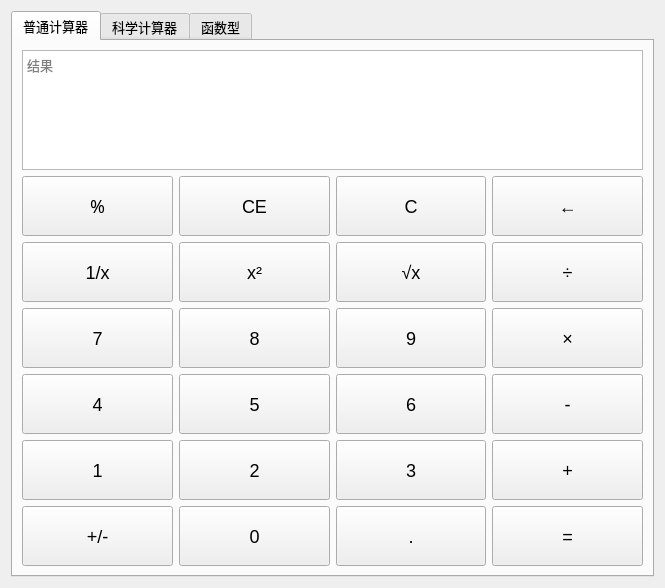
<?xml version="1.0" encoding="UTF-8"?>
<ui version="4.0">
 <class>Form</class>
 <widget class="QWidget" name="Form">
  <property name="geometry">
   <rect>
    <x>0</x>
    <y>0</y>
    <width>665</width>
    <height>588</height>
   </rect>
  </property>
  <property name="windowTitle">
   <string>Form</string>
  </property>
  <layout class="QVBoxLayout" name="verticalLayout_7">
   <item>
    <widget class="QTabWidget" name="tabWidget">
     <property name="font">
      <font>
       <family>Adobe Devanagari</family>
       <pointsize>10</pointsize>
      </font>
     </property>
     <property name="currentIndex">
      <number>0</number>
     </property>
     <widget class="QWidget" name="tab">
      <attribute name="title">
       <string>普通计算器</string>
      </attribute>
      <layout class="QVBoxLayout" name="verticalLayout_6">
       <item>
        <layout class="QVBoxLayout" name="verticalLayout">
         <item>
          <widget class="QTextBrowser" name="textBrowser_Cal">
           <property name="placeholderText">
            <string>结果</string>
           </property>
          </widget>
         </item>
         <item>
          <layout class="QHBoxLayout" name="horizontalLayout">
           <property name="topMargin">
            <number>0</number>
           </property>
           <property name="rightMargin">
            <number>0</number>
           </property>
           <property name="bottomMargin">
            <number>0</number>
           </property>
           <item>
            <widget class="QPushButton" name="pushButton_Modulus">
             <property name="minimumSize">
              <size>
               <width>60</width>
               <height>60</height>
              </size>
             </property>
             <property name="font">
              <font>
               <family>Adobe Devanagari</family>
               <pointsize>-1</pointsize>
              </font>
             </property>
             <property name="styleSheet">
              <string notr="true">QPushButton { 
    font-size:18px;
}</string>
             </property>
             <property name="text">
              <string>%</string>
             </property>
            </widget>
           </item>
           <item>
            <widget class="QPushButton" name="pushButton_CE">
             <property name="minimumSize">
              <size>
               <width>60</width>
               <height>60</height>
              </size>
             </property>
             <property name="styleSheet">
              <string notr="true">QPushButton { 
    font-size:18px;
}</string>
             </property>
             <property name="text">
              <string>CE</string>
             </property>
            </widget>
           </item>
           <item>
            <widget class="QPushButton" name="pushButton_C">
             <property name="enabled">
              <bool>true</bool>
             </property>
             <property name="sizePolicy">
              <sizepolicy hsizetype="Minimum" vsizetype="Maximum">
               <horstretch>0</horstretch>
               <verstretch>0</verstretch>
              </sizepolicy>
             </property>
             <property name="minimumSize">
              <size>
               <width>60</width>
               <height>60</height>
              </size>
             </property>
             <property name="maximumSize">
              <size>
               <width>16777215</width>
               <height>16777215</height>
              </size>
             </property>
             <property name="styleSheet">
              <string notr="true">QPushButton { 
    font-size:18px;
}</string>
             </property>
             <property name="text">
              <string>C</string>
             </property>
            </widget>
           </item>
           <item>
            <widget class="QPushButton" name="pushButton_Del">
             <property name="minimumSize">
              <size>
               <width>60</width>
               <height>60</height>
              </size>
             </property>
             <property name="maximumSize">
              <size>
               <width>16777215</width>
               <height>16777215</height>
              </size>
             </property>
             <property name="styleSheet">
              <string notr="true">QPushButton { 
    font-size:18px;
}</string>
             </property>
             <property name="text">
              <string>←</string>
             </property>
            </widget>
           </item>
          </layout>
         </item>
         <item>
          <layout class="QHBoxLayout" name="horizontalLayout_2">
           <item>
            <widget class="QPushButton" name="pushButton_div_x">
             <property name="minimumSize">
              <size>
               <width>60</width>
               <height>60</height>
              </size>
             </property>
             <property name="styleSheet">
              <string notr="true">QPushButton { 
    font-size:18px;
}</string>
             </property>
             <property name="text">
              <string>1/x</string>
             </property>
            </widget>
           </item>
           <item>
            <widget class="QPushButton" name="pushButton_Square">
             <property name="minimumSize">
              <size>
               <width>60</width>
               <height>60</height>
              </size>
             </property>
             <property name="styleSheet">
              <string notr="true">QPushButton { 
    font-size:18px;
}</string>
             </property>
             <property name="text">
              <string>x²</string>
             </property>
            </widget>
           </item>
           <item>
            <widget class="QPushButton" name="pushButton_Sqrt">
             <property name="minimumSize">
              <size>
               <width>60</width>
               <height>60</height>
              </size>
             </property>
             <property name="styleSheet">
              <string notr="true">QPushButton { 
    font-size:18px;
}</string>
             </property>
             <property name="text">
              <string>√x</string>
             </property>
            </widget>
           </item>
           <item>
            <widget class="QPushButton" name="pushButton_Divide">
             <property name="minimumSize">
              <size>
               <width>60</width>
               <height>60</height>
              </size>
             </property>
             <property name="styleSheet">
              <string notr="true">QPushButton { 
    font-size:18px;
}</string>
             </property>
             <property name="text">
              <string>÷</string>
             </property>
            </widget>
           </item>
          </layout>
         </item>
         <item>
          <layout class="QHBoxLayout" name="horizontalLayout_3">
           <item>
            <widget class="QPushButton" name="pushButton_7">
             <property name="minimumSize">
              <size>
               <width>60</width>
               <height>60</height>
              </size>
             </property>
             <property name="styleSheet">
              <string notr="true">QPushButton { 
    font-size:18px;
}</string>
             </property>
             <property name="text">
              <string>7</string>
             </property>
            </widget>
           </item>
           <item>
            <widget class="QPushButton" name="pushButton_8">
             <property name="minimumSize">
              <size>
               <width>60</width>
               <height>60</height>
              </size>
             </property>
             <property name="styleSheet">
              <string notr="true">QPushButton { 
    font-size:18px;
}</string>
             </property>
             <property name="text">
              <string>8</string>
             </property>
            </widget>
           </item>
           <item>
            <widget class="QPushButton" name="pushButton_9">
             <property name="minimumSize">
              <size>
               <width>60</width>
               <height>60</height>
              </size>
             </property>
             <property name="styleSheet">
              <string notr="true">QPushButton { 
    font-size:18px;
}</string>
             </property>
             <property name="text">
              <string>9</string>
             </property>
            </widget>
           </item>
           <item>
            <widget class="QPushButton" name="pushButton_Multiply">
             <property name="minimumSize">
              <size>
               <width>60</width>
               <height>60</height>
              </size>
             </property>
             <property name="styleSheet">
              <string notr="true">QPushButton { 
    font-size:18px;
}</string>
             </property>
             <property name="text">
              <string>×</string>
             </property>
            </widget>
           </item>
          </layout>
         </item>
         <item>
          <layout class="QHBoxLayout" name="horizontalLayout_4">
           <item>
            <widget class="QPushButton" name="pushButton_4">
             <property name="minimumSize">
              <size>
               <width>60</width>
               <height>60</height>
              </size>
             </property>
             <property name="styleSheet">
              <string notr="true">QPushButton { 
    font-size:18px;
}</string>
             </property>
             <property name="text">
              <string>4</string>
             </property>
            </widget>
           </item>
           <item>
            <widget class="QPushButton" name="pushButton_5">
             <property name="minimumSize">
              <size>
               <width>60</width>
               <height>60</height>
              </size>
             </property>
             <property name="styleSheet">
              <string notr="true">QPushButton { 
    font-size:18px;
}</string>
             </property>
             <property name="text">
              <string>5</string>
             </property>
            </widget>
           </item>
           <item>
            <widget class="QPushButton" name="pushButton_6">
             <property name="minimumSize">
              <size>
               <width>60</width>
               <height>60</height>
              </size>
             </property>
             <property name="styleSheet">
              <string notr="true">QPushButton { 
    font-size:18px;
}</string>
             </property>
             <property name="text">
              <string>6</string>
             </property>
            </widget>
           </item>
           <item>
            <widget class="QPushButton" name="pushButton_Reduce">
             <property name="minimumSize">
              <size>
               <width>60</width>
               <height>60</height>
              </size>
             </property>
             <property name="styleSheet">
              <string notr="true">QPushButton { 
    font-size:18px;
}</string>
             </property>
             <property name="text">
              <string>-</string>
             </property>
            </widget>
           </item>
          </layout>
         </item>
         <item>
          <layout class="QHBoxLayout" name="horizontalLayout_5">
           <item>
            <widget class="QPushButton" name="pushButton_1">
             <property name="minimumSize">
              <size>
               <width>60</width>
               <height>60</height>
              </size>
             </property>
             <property name="styleSheet">
              <string notr="true">QPushButton { 
    font-size:18px;
}</string>
             </property>
             <property name="text">
              <string>1</string>
             </property>
            </widget>
           </item>
           <item>
            <widget class="QPushButton" name="pushButton_2">
             <property name="minimumSize">
              <size>
               <width>60</width>
               <height>60</height>
              </size>
             </property>
             <property name="styleSheet">
              <string notr="true">QPushButton { 
    font-size:18px;
}</string>
             </property>
             <property name="text">
              <string>2</string>
             </property>
            </widget>
           </item>
           <item>
            <widget class="QPushButton" name="pushButton_3">
             <property name="minimumSize">
              <size>
               <width>60</width>
               <height>60</height>
              </size>
             </property>
             <property name="styleSheet">
              <string notr="true">QPushButton { 
    font-size:18px;
}</string>
             </property>
             <property name="text">
              <string>3</string>
             </property>
            </widget>
           </item>
           <item>
            <widget class="QPushButton" name="pushButton_Plus">
             <property name="minimumSize">
              <size>
               <width>60</width>
               <height>60</height>
              </size>
             </property>
             <property name="styleSheet">
              <string notr="true">QPushButton { 
    font-size:18px;
}</string>
             </property>
             <property name="text">
              <string>+</string>
             </property>
            </widget>
           </item>
          </layout>
         </item>
         <item>
          <layout class="QHBoxLayout" name="horizontalLayout_6">
           <item>
            <widget class="QPushButton" name="pushButton_Minus">
             <property name="minimumSize">
              <size>
               <width>60</width>
               <height>60</height>
              </size>
             </property>
             <property name="styleSheet">
              <string notr="true">QPushButton { 
    font-size:18px;
}</string>
             </property>
             <property name="text">
              <string>+/-</string>
             </property>
            </widget>
           </item>
           <item>
            <widget class="QPushButton" name="pushButton_0">
             <property name="minimumSize">
              <size>
               <width>60</width>
               <height>60</height>
              </size>
             </property>
             <property name="styleSheet">
              <string notr="true">QPushButton { 
    font-size:18px;
}</string>
             </property>
             <property name="text">
              <string>0</string>
             </property>
            </widget>
           </item>
           <item>
            <widget class="QPushButton" name="pushButton_Point">
             <property name="minimumSize">
              <size>
               <width>60</width>
               <height>60</height>
              </size>
             </property>
             <property name="styleSheet">
              <string notr="true">QPushButton { 
    font-size:18px;
}</string>
             </property>
             <property name="text">
              <string>.</string>
             </property>
            </widget>
           </item>
           <item>
            <widget class="QPushButton" name="pushButton_Equal">
             <property name="minimumSize">
              <size>
               <width>60</width>
               <height>60</height>
              </size>
             </property>
             <property name="styleSheet">
              <string notr="true">QPushButton { 
    font-size:18px;
}</string>
             </property>
             <property name="text">
              <string>=</string>
             </property>
            </widget>
           </item>
          </layout>
         </item>
        </layout>
       </item>
      </layout>
     </widget>
     <widget class="QWidget" name="tab_2">
      <attribute name="title">
       <string>科学计算器</string>
      </attribute>
      <layout class="QVBoxLayout" name="verticalLayout_5">
       <item>
        <layout class="QVBoxLayout" name="verticalLayout_4">
         <item>
          <widget class="QGroupBox" name="groupBox_2">
           <property name="title">
            <string>输入</string>
           </property>
           <layout class="QVBoxLayout" name="verticalLayout_3">
            <item>
             <widget class="QPlainTextEdit" name="plainTextEdit">
              <property name="cursor" stdset="0">
               <cursorShape>IBeamCursor</cursorShape>
              </property>
              <property name="placeholderText">
               <string>请输入式子</string>
              </property>
             </widget>
            </item>
           </layout>
          </widget>
         </item>
         <item>
          <layout class="QHBoxLayout" name="horizontalLayout_8">
           <item>
            <spacer name="horizontalSpacer">
             <property name="orientation">
              <enum>Qt::Horizontal</enum>
             </property>
             <property name="sizeHint" stdset="0">
              <size>
               <width>40</width>
               <height>20</height>
              </size>
             </property>
            </spacer>
           </item>
           <item>
            <widget class="QPushButton" name="pushButton_Cal">
             <property name="text">
              <string>计算</string>
             </property>
            </widget>
           </item>
           <item>
            <spacer name="horizontalSpacer_2">
             <property name="orientation">
              <enum>Qt::Horizontal</enum>
             </property>
             <property name="sizeHint" stdset="0">
              <size>
               <width>40</width>
               <height>20</height>
              </size>
             </property>
            </spacer>
           </item>
          </layout>
         </item>
         <item>
          <widget class="QGroupBox" name="groupBox">
           <property name="title">
            <string>结果</string>
           </property>
           <layout class="QVBoxLayout" name="verticalLayout_2">
            <item>
             <widget class="QTextBrowser" name="textBrowser_Sci"/>
            </item>
           </layout>
          </widget>
         </item>
        </layout>
       </item>
      </layout>
     </widget>
     <widget class="QWidget" name="tab_3">
      <attribute name="title">
       <string>函数型</string>
      </attribute>
      <layout class="QVBoxLayout" name="verticalLayout_9">
       <item>
        <layout class="QVBoxLayout" name="verticalLayout_8">
         <item>
          <widget class="QTextBrowser" name="textBrowser_Cal_2">
           <property name="placeholderText">
            <string>结果</string>
           </property>
          </widget>
         </item>
         <item>
          <layout class="QHBoxLayout" name="horizontalLayout_7">
           <property name="topMargin">
            <number>0</number>
           </property>
           <property name="rightMargin">
            <number>0</number>
           </property>
           <property name="bottomMargin">
            <number>0</number>
           </property>
           <item>
            <widget class="QPushButton" name="pushButton_SS_2">
             <property name="minimumSize">
              <size>
               <width>60</width>
               <height>60</height>
              </size>
             </property>
             <property name="font">
              <font>
               <family>Adobe Devanagari</family>
               <pointsize>-1</pointsize>
              </font>
             </property>
             <property name="styleSheet">
              <string notr="true">QPushButton { 
    font-size:18px;
}</string>
             </property>
             <property name="text">
              <string>矩形面积</string>
             </property>
            </widget>
           </item>
           <item>
            <widget class="QPushButton" name="pushButton_SV_2">
             <property name="minimumSize">
              <size>
               <width>60</width>
               <height>60</height>
              </size>
             </property>
             <property name="styleSheet">
              <string notr="true">QPushButton { 
    font-size:18px;
}</string>
             </property>
             <property name="text">
              <string>矩形体积</string>
             </property>
            </widget>
           </item>
           <item>
            <widget class="QPushButton" name="pushButton_C_2">
             <property name="enabled">
              <bool>true</bool>
             </property>
             <property name="sizePolicy">
              <sizepolicy hsizetype="Minimum" vsizetype="Maximum">
               <horstretch>0</horstretch>
               <verstretch>0</verstretch>
              </sizepolicy>
             </property>
             <property name="minimumSize">
              <size>
               <width>60</width>
               <height>60</height>
              </size>
             </property>
             <property name="maximumSize">
              <size>
               <width>16777215</width>
               <height>16777215</height>
              </size>
             </property>
             <property name="styleSheet">
              <string notr="true">QPushButton { 
    font-size:18px;
}</string>
             </property>
             <property name="text">
              <string>C</string>
             </property>
            </widget>
           </item>
           <item>
            <widget class="QPushButton" name="pushButton_Del_2">
             <property name="minimumSize">
              <size>
               <width>60</width>
               <height>60</height>
              </size>
             </property>
             <property name="maximumSize">
              <size>
               <width>16777215</width>
               <height>16777215</height>
              </size>
             </property>
             <property name="styleSheet">
              <string notr="true">QPushButton { 
    font-size:18px;
}</string>
             </property>
             <property name="text">
              <string>←</string>
             </property>
            </widget>
           </item>
          </layout>
         </item>
         <item>
          <layout class="QHBoxLayout" name="horizontalLayout_10">
           <item>
            <widget class="QPushButton" name="pushButton_10">
             <property name="minimumSize">
              <size>
               <width>60</width>
               <height>60</height>
              </size>
             </property>
             <property name="styleSheet">
              <string notr="true">QPushButton { 
    font-size:18px;
}</string>
             </property>
             <property name="text">
              <string>7</string>
             </property>
            </widget>
           </item>
           <item>
            <widget class="QPushButton" name="pushButton_11">
             <property name="minimumSize">
              <size>
               <width>60</width>
               <height>60</height>
              </size>
             </property>
             <property name="styleSheet">
              <string notr="true">QPushButton { 
    font-size:18px;
}</string>
             </property>
             <property name="text">
              <string>8</string>
             </property>
            </widget>
           </item>
           <item>
            <widget class="QPushButton" name="pushButton_12">
             <property name="minimumSize">
              <size>
               <width>60</width>
               <height>60</height>
              </size>
             </property>
             <property name="styleSheet">
              <string notr="true">QPushButton { 
    font-size:18px;
}</string>
             </property>
             <property name="text">
              <string>9</string>
             </property>
            </widget>
           </item>
           <item>
            <widget class="QPushButton" name="pushButton_TS_2">
             <property name="minimumSize">
              <size>
               <width>60</width>
               <height>60</height>
              </size>
             </property>
             <property name="styleSheet">
              <string notr="true">QPushButton { 
    font-size:18px;
}</string>
             </property>
             <property name="text">
              <string>直角三角形面积</string>
             </property>
            </widget>
           </item>
          </layout>
         </item>
         <item>
          <layout class="QHBoxLayout" name="horizontalLayout_11">
           <item>
            <widget class="QPushButton" name="pushButton_13">
             <property name="minimumSize">
              <size>
               <width>60</width>
               <height>60</height>
              </size>
             </property>
             <property name="styleSheet">
              <string notr="true">QPushButton { 
    font-size:18px;
}</string>
             </property>
             <property name="text">
              <string>4</string>
             </property>
            </widget>
           </item>
           <item>
            <widget class="QPushButton" name="pushButton_14">
             <property name="minimumSize">
              <size>
               <width>60</width>
               <height>60</height>
              </size>
             </property>
             <property name="styleSheet">
              <string notr="true">QPushButton { 
    font-size:18px;
}</string>
             </property>
             <property name="text">
              <string>5</string>
             </property>
            </widget>
           </item>
           <item>
            <widget class="QPushButton" name="pushButton_15">
             <property name="minimumSize">
              <size>
               <width>60</width>
               <height>60</height>
              </size>
             </property>
             <property name="styleSheet">
              <string notr="true">QPushButton { 
    font-size:18px;
}</string>
             </property>
             <property name="text">
              <string>6</string>
             </property>
            </widget>
           </item>
           <item>
            <widget class="QPushButton" name="pushButton_TV_2">
             <property name="minimumSize">
              <size>
               <width>60</width>
               <height>60</height>
              </size>
             </property>
             <property name="styleSheet">
              <string notr="true">QPushButton { 
    font-size:18px;
}</string>
             </property>
             <property name="text">
              <string>直角三角形体积</string>
             </property>
            </widget>
           </item>
          </layout>
         </item>
         <item>
          <layout class="QHBoxLayout" name="horizontalLayout_12">
           <item>
            <widget class="QPushButton" name="pushButton_16">
             <property name="minimumSize">
              <size>
               <width>60</width>
               <height>60</height>
              </size>
             </property>
             <property name="styleSheet">
              <string notr="true">QPushButton { 
    font-size:18px;
}</string>
             </property>
             <property name="text">
              <string>1</string>
             </property>
            </widget>
           </item>
           <item>
            <widget class="QPushButton" name="pushButton_17">
             <property name="minimumSize">
              <size>
               <width>60</width>
               <height>60</height>
              </size>
             </property>
             <property name="styleSheet">
              <string notr="true">QPushButton { 
    font-size:18px;
}</string>
             </property>
             <property name="text">
              <string>2</string>
             </property>
            </widget>
           </item>
           <item>
            <widget class="QPushButton" name="pushButton_18">
             <property name="minimumSize">
              <size>
               <width>60</width>
               <height>60</height>
              </size>
             </property>
             <property name="styleSheet">
              <string notr="true">QPushButton { 
    font-size:18px;
}</string>
             </property>
             <property name="text">
              <string>3</string>
             </property>
            </widget>
           </item>
           <item>
            <widget class="QPushButton" name="pushButton_CS_2">
             <property name="minimumSize">
              <size>
               <width>60</width>
               <height>60</height>
              </size>
             </property>
             <property name="styleSheet">
              <string notr="true">QPushButton { 
    font-size:18px;
}</string>
             </property>
             <property name="text">
              <string>圆面的面积</string>
             </property>
            </widget>
           </item>
          </layout>
         </item>
         <item>
          <layout class="QHBoxLayout" name="horizontalLayout_13">
           <item>
            <widget class="QPushButton" name="pushButton_Space_2">
             <property name="minimumSize">
              <size>
               <width>60</width>
               <height>60</height>
              </size>
             </property>
             <property name="styleSheet">
              <string notr="true">QPushButton { 
    font-size:18px;
}</string>
             </property>
             <property name="text">
              <string>空格</string>
             </property>
            </widget>
           </item>
           <item>
            <widget class="QPushButton" name="pushButton_19">
             <property name="minimumSize">
              <size>
               <width>60</width>
               <height>60</height>
              </size>
             </property>
             <property name="styleSheet">
              <string notr="true">QPushButton { 
    font-size:18px;
}</string>
             </property>
             <property name="text">
              <string>0</string>
             </property>
            </widget>
           </item>
           <item>
            <widget class="QPushButton" name="pushButton_Point_2">
             <property name="minimumSize">
              <size>
               <width>60</width>
               <height>60</height>
              </size>
             </property>
             <property name="styleSheet">
              <string notr="true">QPushButton { 
    font-size:18px;
}</string>
             </property>
             <property name="text">
              <string>.</string>
             </property>
            </widget>
           </item>
           <item>
            <widget class="QPushButton" name="pushButton_CV_2">
             <property name="minimumSize">
              <size>
               <width>60</width>
               <height>60</height>
              </size>
             </property>
             <property name="styleSheet">
              <string notr="true">QPushButton { 
    font-size:18px;
}</string>
             </property>
             <property name="text">
              <string>圆球的体积</string>
             </property>
            </widget>
           </item>
          </layout>
         </item>
        </layout>
       </item>
      </layout>
     </widget>
    </widget>
   </item>
  </layout>
 </widget>
 <resources/>
 <connections/>
</ui>
